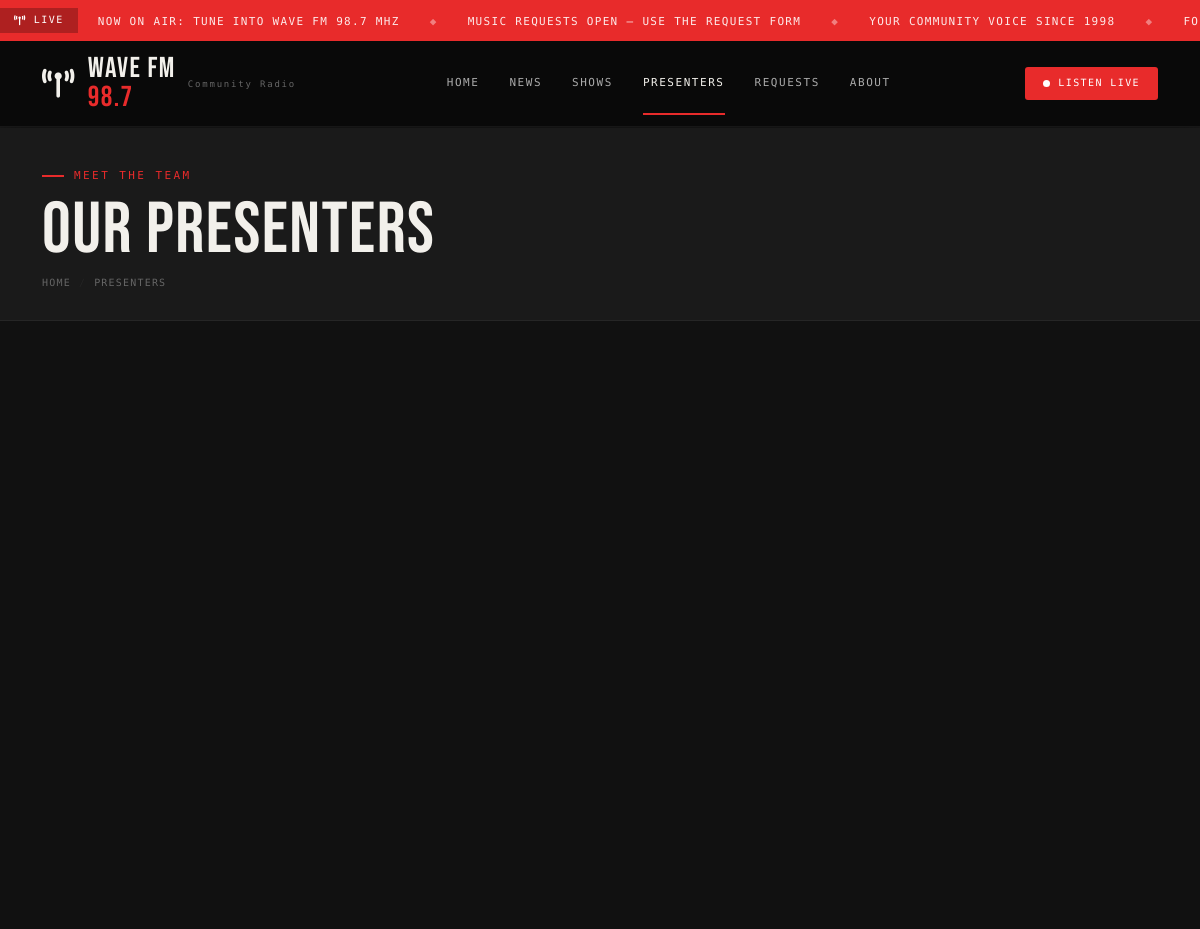
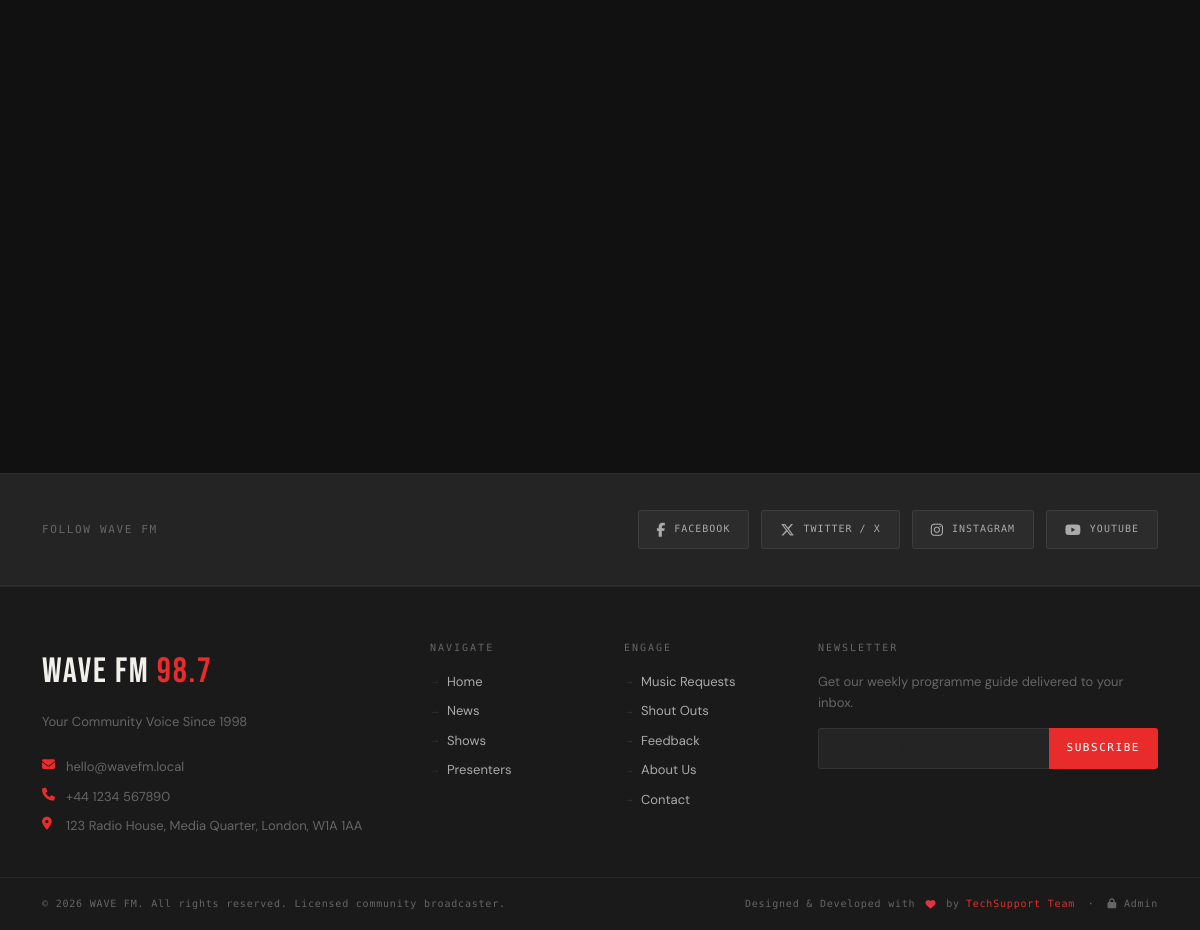
Screenshot of /presenters with the database file from the repository (2 pictures, top to bottom).
### tables this page shows
CREATE TABLE `settings` (
  `id`          INT UNSIGNED AUTO_INCREMENT PRIMARY KEY,
  `setting_key` VARCHAR(80)  NOT NULL UNIQUE,
  `setting_val` TEXT         NOT NULL,
  `label`       VARCHAR(120) NOT NULL,
  `group_name`  VARCHAR(60)  NOT NULL DEFAULT 'general',
  `updated_at`  TIMESTAMP    NOT NULL DEFAULT CURRENT_TIMESTAMP ON UPDATE CURRENT_TIMESTAMP
);

### app/views/presenters/index.php (the view, shortened to what the rows shown need)
<div class="page-header">
  <div class="container">
    <div class="section-label">Meet the Team</div>
    <h1>Our Presenters</h1>
    <div class="breadcrumb-row"><a href="<?= BASE_URL ?>">Home</a><span class="sep">/</span><span>Presenters</span></div>
  </div>
</div>
<section class="section section-dark">
  <div class="container">
    <?php if (empty($presenters)): ?>
      <div class="text-center py-5">
        <i class="fas fa-microphone fa-3x mb-3" style="color:var(--mid)"></i>
        <p style="color:var(--muted)">No presenters added yet.</p>
      </div>
    <?php else: ?>
    <div class="row g-4">
    </div>
    <?php endif; ?>
  </div>
</section>

### app/helpers/Router.php (shortened to what the rows shown need)
<?php
class Router
{
    private array $routes = [];
    public function add(string $method, string $pattern, callable|array $handler): void
    {
        $this->routes[] = compact('method', 'pattern', 'handler');
    }
    public function dispatch(): void
    {
        $method = $_SERVER['REQUEST_METHOD'];
        $uri    = parse_url($_SERVER['REQUEST_URI'], PHP_URL_PATH);
        $basePath = rtrim(parse_url(BASE_URL, PHP_URL_PATH), '/');
        if ($basePath && str_starts_with($uri, $basePath)) {
            $uri = substr($uri, strlen($basePath));
        }
        $uri = '/' . ltrim($uri, '/');
        foreach ($this->routes as $route) {
            if ($route['method'] !== 'ANY' && $route['method'] !== $method) continue;
            $pattern = preg_replace('/\/:([a-zA-Z_]+)/', '/(?P<$1>[^/]+)', $route['pattern']);
            $pattern = '#^' . $pattern . '$#';
            if (preg_match($pattern, $uri, $matches)) {
                $params = array_filter($matches, 'is_string', ARRAY_FILTER_USE_KEY);
                $handler = $route['handler'];
                if (is_array($handler)) {
                    [$controllerClass, $actionMethod] = $handler;
                    $controller = new $controllerClass();
                    $action     = $actionMethod;
                    call_user_func_array([$controller, $action], array_values($params));
                } else {
                    call_user_func_array($handler, array_values($params));
                }
                return;
            }
        }
    }
}

### app/views/main_layout.php (shortened to what the rows shown need)
<!DOCTYPE html>
<html lang="en">
<head>
<link rel="stylesheet" href="https://cdnjs.cloudflare.com/ajax/libs/bootstrap/5.3.2/css/bootstrap.min.css">
<link rel="stylesheet" href="https://cdnjs.cloudflare.com/ajax/libs/font-awesome/6.5.1/css/all.min.css">
<link rel="stylesheet" href="<?= ASSET_URL ?>css/style.css">
</head>
<body>
<div class="ticker-bar" aria-live="polite" aria-label="Station ticker">
  <div class="ticker-inner">
    <span class="ticker-label"><i class="fas fa-broadcast-tower"></i> LIVE</span>
    <div class="ticker-wrap">
      <div class="ticker-move" id="tickerContent">
        <span>NOW ON AIR: Tune into <?= htmlspecialchars($siteName) ?> <?= htmlspecialchars($siteFrequency) ?> MHz</span>
        <span class="sep">◆</span>
        <span>MUSIC REQUESTS OPEN — USE THE REQUEST FORM</span>
        <span class="sep">◆</span>
        <span><?= htmlspecialchars($siteTagline) ?></span>
        <span class="sep">◆</span>
        <span>FOLLOW US ON SOCIAL MEDIA FOR UPDATES</span>
      </div>
    </div>
  </div>
</div>
<nav class="navbar navbar-expand-lg sticky-top" id="mainNav">
  <div class="container">
    <a class="navbar-brand" href="<?= BASE_URL ?>">
      <?php $logo = $this->settings->get('station_logo'); ?>
      <?php if ($logo): ?>
        <img src="<?= UPLOAD_URL . htmlspecialchars($logo) ?>" alt="<?= htmlspecialchars($siteName) ?> Logo" class="navbar-logo" width="50px" height="50px">
      <?php else: ?>
        <i class="fas fa-broadcast-tower"></i>
      <?php endif; ?>
      <span class="brand-text"><?= htmlspecialchars($siteName) ?> <span class="freq"><?= htmlspecialchars($siteFrequency) ?></span></span>
      <small>Community Radio</small>
    </a>
    <div class="collapse navbar-collapse" id="navbarMain">
      <ul class="navbar-nav mx-auto mb-2 mb-lg-0">
        <li class="nav-item"><a class="nav-link<?= (strpos($_SERVER['REQUEST_URI'],'news') === false && strpos($_SERVER['REQUEST_URI'],'shows') === false && strpos($_SERVER['REQUEST_URI'],'presenters') === false && strpos($_SERVER['REQUEST_URI'],'requests') === false && strpos($_SERVER['REQUEST_URI'],'about') === false) ? ' active' : '' ?>" href="<?= BASE_URL ?>">Home</a></li>
        <li class="nav-item"><a class="nav-link<?= (strpos($_SERVER['REQUEST_URI'],'/news') !== false) ? ' active' : '' ?>" href="<?= BASE_URL ?>news">News</a></li>
        <li class="nav-item"><a class="nav-link<?= (strpos($_SERVER['REQUEST_URI'],'/shows') !== false) ? ' active' : '' ?>" href="<?= BASE_URL ?>shows">Shows</a></li>
        <li class="nav-item"><a class="nav-link<?= (strpos($_SERVER['REQUEST_URI'],'/presenters') !== false) ? ' active' : '' ?>" href="<?= BASE_URL ?>presenters">Presenters</a></li>
        <li class="nav-item"><a class="nav-link<?= (strpos($_SERVER['REQUEST_URI'],'/requests') !== false) ? ' active' : '' ?>" href="<?= BASE_URL ?>requests">Requests</a></li>
        <li class="nav-item"><a class="nav-link<?= (strpos($_SERVER['REQUEST_URI'],'/about') !== false) ? ' active' : '' ?>" href="<?= BASE_URL ?>about">About</a></li>
      </ul>
      <div class="d-flex align-items-center gap-3">
        <button class="btn-listen" id="navPlayerToggle" onclick="toggleMiniPlayer()" title="Listen Live">
          <span class="live-dot"></span> Listen Live
        </button>
      </div>
    </div>
  </div>
</nav>
<main id="mainContent">
<?= $content ?>
</main>
<div class="social-strip">
  <div class="container">
    <div class="row align-items-center">
      <div class="col-md-4">
        <p class="social-strip-label">Follow <?= htmlspecialchars($siteName) ?></p>
      </div>
      <div class="col-md-8">
        <div class="social-links">
          <?php $fb = $this->settings->get('facebook_url'); if($fb): ?>
          <a href="<?= htmlspecialchars($fb) ?>" target="_blank" rel="noopener" class="social-link fb">
            <i class="fab fa-facebook-f"></i> Facebook
          </a>
          <?php endif; ?>
          <?php $tw = $this->settings->get('twitter_url'); if($tw): ?>
          <a href="<?= htmlspecialchars($tw) ?>" target="_blank" rel="noopener" class="social-link tw">
            <i class="fab fa-x-twitter"></i> Twitter / X
          </a>
          <?php endif; ?>
          <?php $ig = $this->settings->get('instagram_url'); if($ig): ?>
          <a href="<?= htmlspecialchars($ig) ?>" target="_blank" rel="noopener" class="social-link ig">
            <i class="fab fa-instagram"></i> Instagram
          </a>
          <?php endif; ?>
          <?php $yt = $this->settings->get('youtube_url'); if($yt): ?>
          <a href="<?= htmlspecialchars($yt) ?>" target="_blank" rel="noopener" class="social-link yt">
            <i class="fab fa-youtube"></i> YouTube
          </a>
          <?php endif; ?>
        </div>
      </div>
    </div>
  </div>
</div>
<footer>
  <div class="footer-top">
    <div class="container">
      <div class="row g-5">
        <div class="col-lg-4">
          <div class="footer-brand"><?= htmlspecialchars($siteName) ?> <span><?= htmlspecialchars($siteFrequency) ?></span></div>
          <p class="footer-tagline"><?= htmlspecialchars($siteTagline) ?></p>
          <div class="footer-contact mt-4">
            <div class="footer-contact-item"><i class="fas fa-envelope"></i> <?= htmlspecialchars($this->settings->get('station_email')) ?></div>
            <div class="footer-contact-item"><i class="fas fa-phone"></i> <?= htmlspecialchars($this->settings->get('station_phone')) ?></div>
            <div class="footer-contact-item"><i class="fas fa-location-dot"></i> <?= htmlspecialchars($this->settings->get('station_address')) ?></div>
          </div>
        </div>
        <div class="col-6 col-lg-2">
          <h6 class="footer-heading">Navigate</h6>
          <ul class="footer-links">
            <li><a href="<?= BASE_URL ?>">Home</a></li>
            <li><a href="<?= BASE_URL ?>news">News</a></li>
            <li><a href="<?= BASE_URL ?>shows">Shows</a></li>
            <li><a href="<?= BASE_URL ?>presenters">Presenters</a></li>
          </ul>
        </div>
        <div class="col-6 col-lg-2">
          <h6 class="footer-heading">Engage</h6>
          <ul class="footer-links">
            <li><a href="<?= BASE_URL ?>requests">Music Requests</a></li>
            <li><a href="<?= BASE_URL ?>requests#shoutout">Shout Outs</a></li>
            <li><a href="<?= BASE_URL ?>requests#feedback">Feedback</a></li>
            <li><a href="<?= BASE_URL ?>about">About Us</a></li>
            <li><a href="<?= BASE_URL ?>about#contact">Contact</a></li>
          </ul>
        </div>
        <div class="col-lg-4">
          <h6 class="footer-heading">Newsletter</h6>
          <p class="footer-newsletter-text">Get our weekly programme guide delivered to your inbox.</p>
          <form class="footer-newsletter-form" id="newsletterForm" onsubmit="handleNewsletterSubmit(event)">
            <div class="input-group">
              <input type="email" class="form-control" placeholder="your@email.com" name="email" required>
              <button class="btn btn-red" type="submit" id="newsletterBtn">Subscribe</button>
            </div>
          </form>
        </div>
      </div>
    </div>
  </div>
  <div class="footer-bottom">
    <div class="container">
      <div class="row align-items-center">
        <div class="col-md-6">
          <p class="footer-copy">© <?= date('Y') ?> <?= htmlspecialchars($siteName) ?>. All rights reserved. Licensed community broadcaster.</p>
        </div>
        <div class="col-md-6 text-md-end">
          <p class="footer-dev">
            Designed &amp; Developed with <i class="fas fa-heart text-danger mx-1"></i> by
            <a href="#" target="_blank">TechSupport Team</a>
            &nbsp;·&nbsp;
            <a href="<?= BASE_URL ?>admin/login" class="admin-link"><i class="fas fa-lock"></i> Admin</a>
          </p>
        </div>
      </div>
    </div>
  </div>
</footer>
<div class="toast-container position-fixed bottom-0 end-0 p-3" id="toastContainer"></div>
</body>
</html>

### rows the page displays
settings: setting_val "WAVE FM"
settings: setting_val "98.7"
settings: setting_val "YOUR COMMUNITY VOICE SINCE 1998", setting_val "Your Community Voice Since 1998"
settings: setting_val "hello@wavefm.local"
settings: setting_val "+44 1234 567890"
settings: setting_val "123 Radio House, Media Quarter, London, W1A 1AA"
